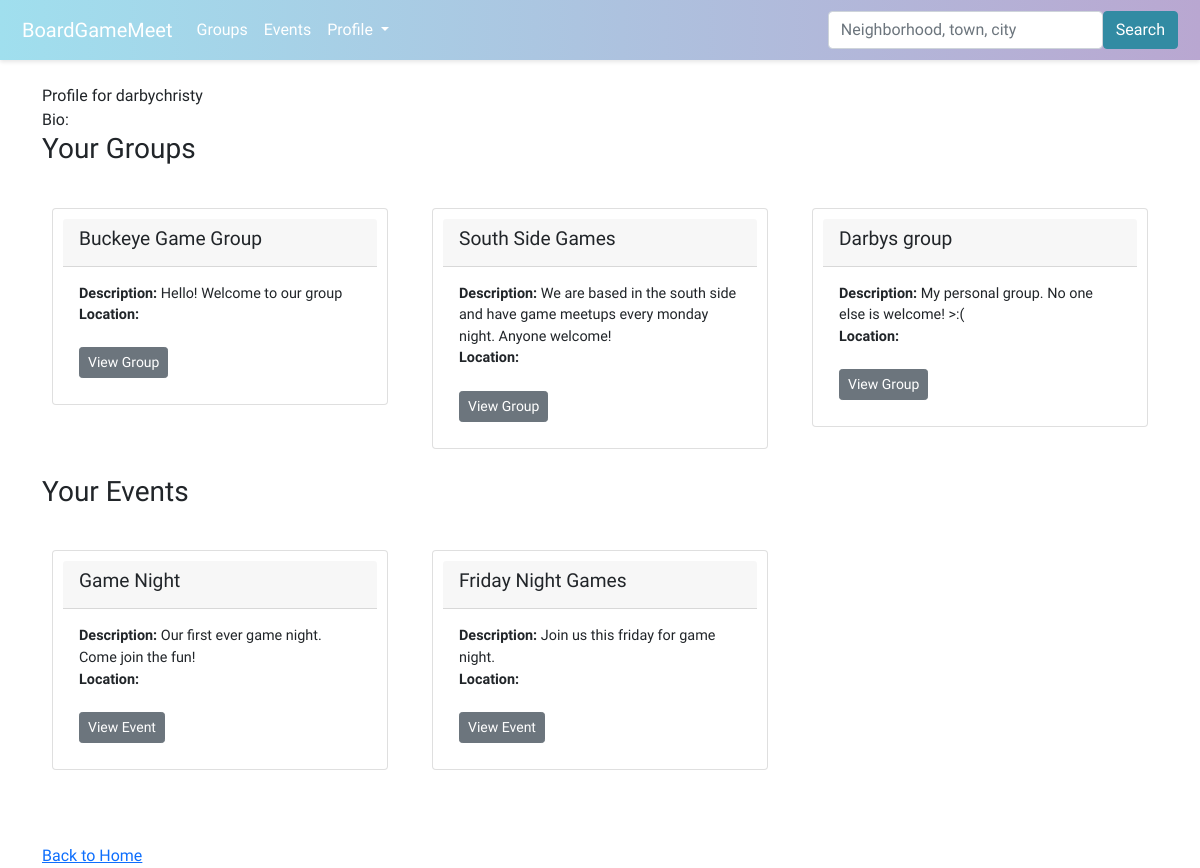
The app's page /profile/ (signed in), older data.
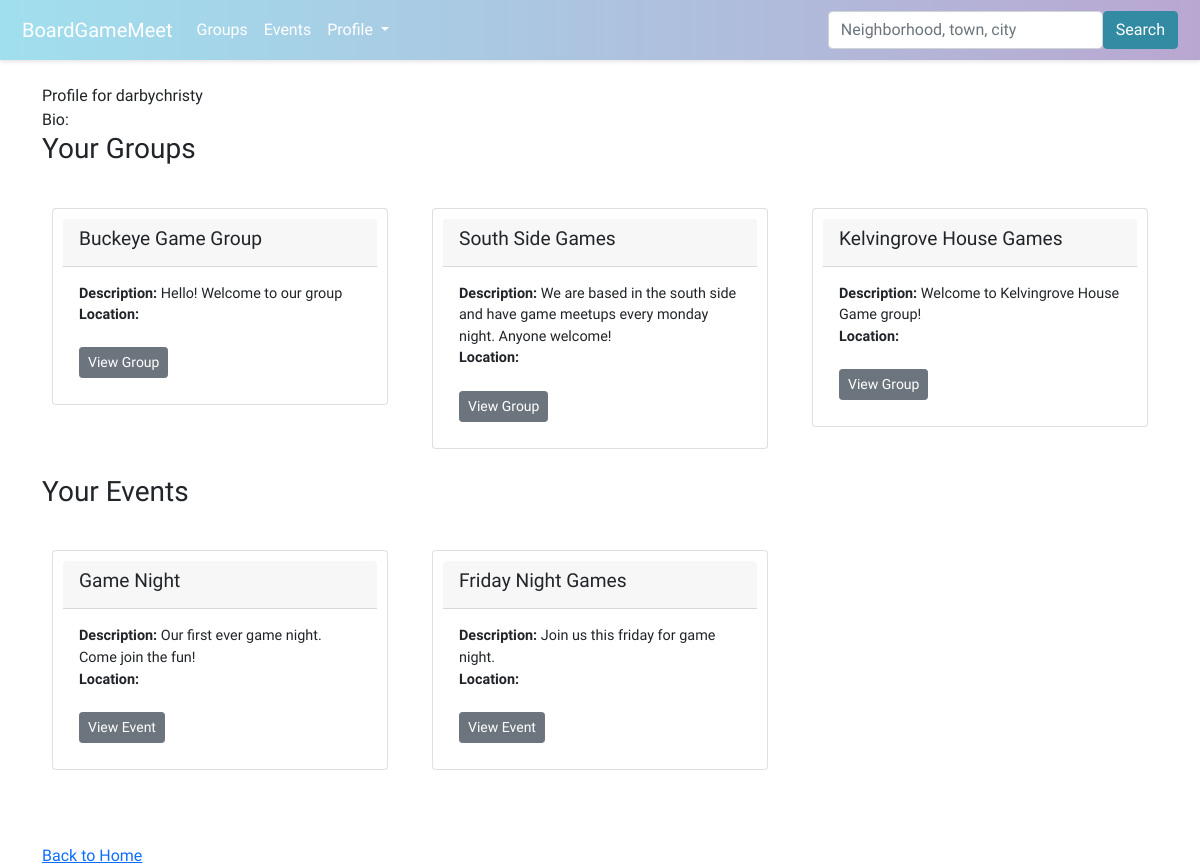
The same page, newer data.
### boardgame/models.py (models this page shows, shortened)
class GroupMembers(models.Model):
    user = models.ForeignKey(User, on_delete=models.CASCADE)
    group = models.ForeignKey(Group, on_delete=models.CASCADE)
    is_admin = models.BooleanField(default=False)
    date_joined = models.DateTimeField(auto_now_add=True)
    class Meta:
        verbose_name_plural = 'GroupMembers'
        unique_together = ('user', 'group')

class Group(models.Model):
    name = models.CharField(max_length=100)
    description = models.TextField()
    members = models.ManyToManyField(User, through='GroupMembers')
    slug = models.SlugField(unique=True)
    group_image = models.ImageField(upload_to='images/', null=True, blank=True)

class EventAttendance(models.Model):
    user = models.ForeignKey(User, on_delete=models.CASCADE)
    event = models.ForeignKey(Event, on_delete=models.CASCADE)
    date_joined = models.DateTimeField(auto_now_add=True)
    class Meta:
        verbose_name_plural = 'EventAttendance'
        unique_together = ('user', 'event')

class Event(models.Model):
    group = models.ForeignKey(Group, on_delete=models.CASCADE)
    title = models.CharField(max_length=100)
    description = models.TextField()
    date_time = models.DateTimeField()
    attendees = models.ManyToManyField(User, through='EventAttendance')
    nominations = models.ManyToManyField(Game, through='GameNomination')

### boardgame/views.py (the view)
# urls.py: path('profile/', views.user_profile, name='user_profile'),
def user_profile(request):
    user = request.user
    user_groups = GroupMembers.objects.filter(user=user).select_related('group')
    user_events = EventAttendance.objects.filter(user=user).select_related('event')
    context = {
        'user_groups': user_groups,
        'user_events': user_events,
    }
    return render(request, 'boardgame/user_profile.html', context)

### boardgame/templates/boardgame/user_profile.html (shortened to what this page needs)
{% extends 'boardgame/base.html' %}
{% load static %}
{% block content %}
Profile for {{user.username}}<br/>
Bio:  {{user.userprofile.bio}}
 <h3>Your Groups</h3>
 <br />
 <div class="row">
     {% if user_groups %}
     {% for group_member in user_groups %}
     <div class="col-md-4 mb-3">
         <div class="card">
             <div class="card-header">
                 <h4>{{ group_member.group.name }}</h4>
             </div>
             <div class="card-body">
                 <p class="card-text">
                     <b>Description:</b> {{ group_member.group.description }}<br />
                     <b>Location:</b> {{ group_member.group.location }}<br /><br />
                     <a href="{% url 'group_profile' group_member.group.slug %}"
                         class="btn btn-secondary btn-sm">View Group</a>
                 </p>
             </div>
         </div>
     </div>
     {% endfor %}
     {% else %}
     <p>You are not a member of any groups yet.</p>
     {% endif %}
 </div>
 <h3>Your Events</h3>
 <br />
 <div class="row">
     {% if user_events %}
     {% for event_attendance in user_events %}
     <div class="col-md-4 mb-3">
         <div class="card">
             <div class="card-header">
                 <h4>{{ event_attendance.event.title }}</h4>
             </div>
             <div class="card-body">
                 <p class="card-text">
                     <b>Description:</b> {{ event_attendance.event.description }}<br />
                     <b>Location:</b> {{ event_attendance.event.location }}<br /><br />
                     <a href="{% url 'event_details' event_attendance.event.id %}"
                         class="btn btn-secondary btn-sm">View Event</a>
                 </p>
             </div>
         </div>
     </div>
     {% endfor %}
     {% else %}
     <p>You are not attending any events yet.</p>
     {% endif %}
 </div>
<br /><br />
<div>
    <a href="{% url 'home' %}">Back to Home</a>
</div>
{% endblock %}

Row changes from the older to the newer data that the page shows:
removed GroupMembers: group.name "Darbys group", group.description "My personal group. No one else is welcome! >:("
added GroupMembers: group.name "Kelvingrove House Games", group.description "Welcome to Kelvingrove House Game group!"
